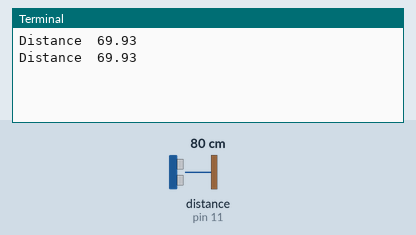
This program was run on a simulated Raspberry Pi (header pin numbers). On the bench: the last lines printed to the terminal. Inputs (shaded band) come from the test bench; at power-on: distance to the obstacle (sensor on pin 11) 80 cm. The echo pulse lasts 58.3 µs per cm; the clock reads 2024-03-15 10:24:30 at power-on unless the program sets it.

Above: at 1.2 s.
1.3 s: distance to the obstacle (sensor on pin 11) set to 2 cm
At 1.9 s:
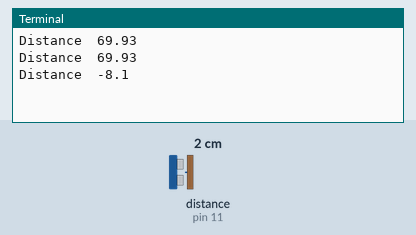
2.8 s: distance to the obstacle (sensor on pin 11) set to 4 cm
At 3.4 s:
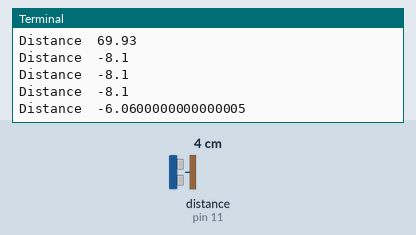
Timing chart, 0 to 5.8 s (numbered marks = the images above; inputs shaded):
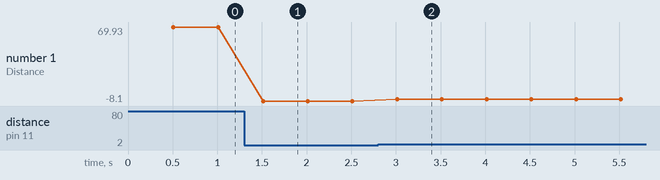

The program:

TestUltraSonic.py
```python
# http://github.com/timestocome


# hook up and read ultra sonic SR204 sensors to Raspberry Pi
# needs calibration still
# I used 470 Ohm (R2) and 330 Ohm (R1) resisters
# Vout / Vin = R2 / (R1 + R2)
# Vout = 3.3
# Vin = 5

# photo of test wiring
# https://github.com/timestocome/RaspberryPi/blob/master/photos_of_robots/Test%20SR204%20.jpg


# source for starting project
# https://electrosome.com/hc-sr04-ultrasonic-sensor-raspberry-pi/ 3/9


import RPi.GPIO as gpio
import time
from time import sleep

gpio.setmode(gpio.BOARD)

trigger = 13
echo = 11

gpio.setup(trigger, gpio.OUT)    # trigger
gpio.setup(echo, gpio.IN)    # echo


pulse_start = 0.
pulse_end = 0.

# adjust sensor location
distance_sensor_to_car_front = 4 * 2.54   # inches to cm


while True:

    #print('init sensor....')
    gpio.output(trigger, False)
    time.sleep(0.5)

    #print('trigger...')
    gpio.output(trigger, True)
    time.sleep(0.00001)
    gpio.output(trigger, False)

    while gpio.input(echo) == 0:
        pulse_start = time.time()

    while gpio.input(echo) == 1:
        pulse_end = time.time()

    pulse_duration = pulse_end - pulse_start
    #print('duration... ', pulse_duration)


    distance = pulse_duration * 34300 / 2.      # round trip so cut in half
    distance = round(distance, 2)

    if distance < 1000:
        print('Distance ', distance - distance_sensor_to_car_front)
    #else:
    #    print('Out of range')


gpio.cleanup()
```

Measured:
- after the input at 1.3 s, the terminal: prints a new line after 0.21 s (image 1)
- after the input at 2.8 s, the terminal: prints a new line after 0.21 s (image 2)
- plotted number 1: 69.93 → -8.1 after the input at 1.3 s, -8.1 → -6.06 after the input at 2.8 s
